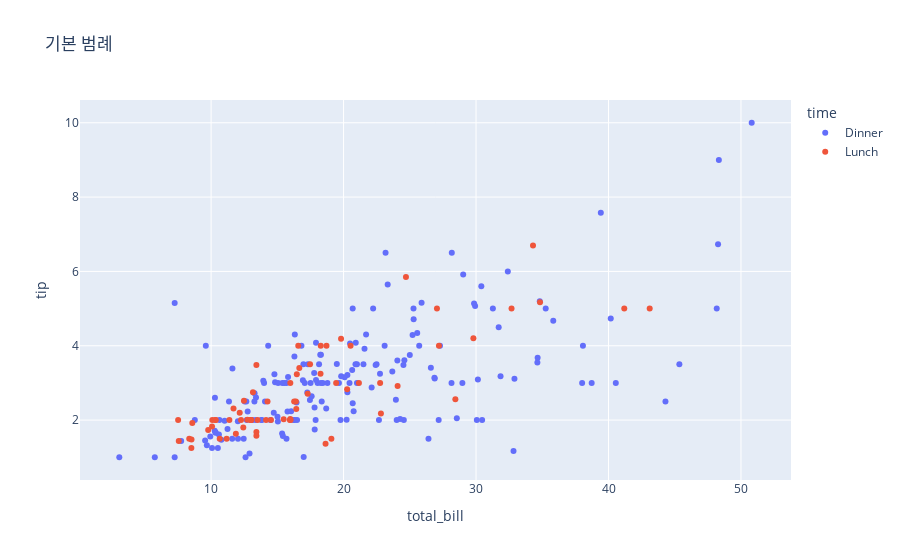

Here is the notebook cell this chart was saved with:
### Markdown cell above
### plotly 범례

### Code cell
fig = px.scatter(
    tips,
    x='total_bill',
    y='tip',
    color='time',
    title='기본 범례'
)
fig

### Figure 1 — Plotly figure (JSON) as saved in the notebook; plotly's stock layout.template omitted (floating-point values rounded to 4 significant figures; data arrays with more than 128 entries replaced by an {"elided": "..."} marker saying what was removed)
{"data": [{"hovertemplate": "time=Dinner<br>total_bill=%{x}<br>tip=%{y}<extra></extra>", "legendgroup": "Dinner", "marker": {"color": "#636efa", "symbol": "circle"}, "mode": "markers", "name": "Dinner", "orientation": "v", "showlegend": true, "type": "scatter", "x": {"elided": "176 float values"}, "xaxis": "x", "y": {"elided": "176 float values"}, "yaxis": "y"}, {"hovertemplate": "time=Lunch<br>total_bill=%{x}<br>tip=%{y}<extra></extra>", "legendgroup": "Lunch", "marker": {"color": "#EF553B", "symbol": "circle"}, "mode": "markers", "name": "Lunch", "orientation": "v", "showlegend": true, "type": "scatter", "x": [27.2, 22.76, 17.29, 19.44, 16.66, 10.07, 32.68, 15.98, 34.83, 13.03, 18.28, 24.71, 21.16, 10.65, 12.43, 24.08, 11.69, 13.42, 14.26, 15.95, 12.48, 29.8, 8.52, 14.52, 11.38, 22.82, 19.08, 20.27, 11.17, 12.26, 18.26, 8.51, 10.33, 14.15, 16.0, 13.16, 17.47, 34.3, 41.19, 27.05, 16.43, 8.35, 18.64, 11.87, 9.78, 7.51, 19.81, 28.44, 15.48, 16.58, 7.56, 10.34, 43.11, 13.0, 13.51, 18.71, 12.74, 13.0, 16.4, 20.53, 16.47, 12.16, 13.42, 8.58, 15.98, 13.42, 16.27, 10.09], "xaxis": "x", "y": [4.0, 3.0, 2.71, 3.0, 3.4, 1.83, 5.0, 2.03, 5.17, 2.0, 4.0, 5.85, 3.0, 1.5, 1.8, 2.92, 2.31, 1.68, 2.5, 2.0, 2.52, 4.2, 1.48, 2.0, 2.0, 2.18, 1.5, 2.83, 1.5, 2.0, 3.25, 1.25, 2.0, 2.0, 2.0, 2.75, 3.5, 6.7, 5.0, 5.0, 2.3, 1.5, 1.36, 1.63, 1.73, 2.0, 4.19, 2.56, 2.02, 4.0, 1.44, 2.0, 5.0, 2.0, 2.0, 4.0, 2.01, 2.0, 2.5, 4.0, 3.23, 2.2, 3.48, 1.92, 3.0, 1.58, 2.5, 2.0], "yaxis": "y"}], "layout": {"legend": {"title": {"text": "time"}, "tracegroupgap": 0}, "title": {"text": "기본 범례"}, "xaxis": {"anchor": "y", "domain": [0, 1], "title": {"text": "total_bill"}}, "yaxis": {"anchor": "x", "domain": [0, 1], "title": {"text": "tip"}}}}
